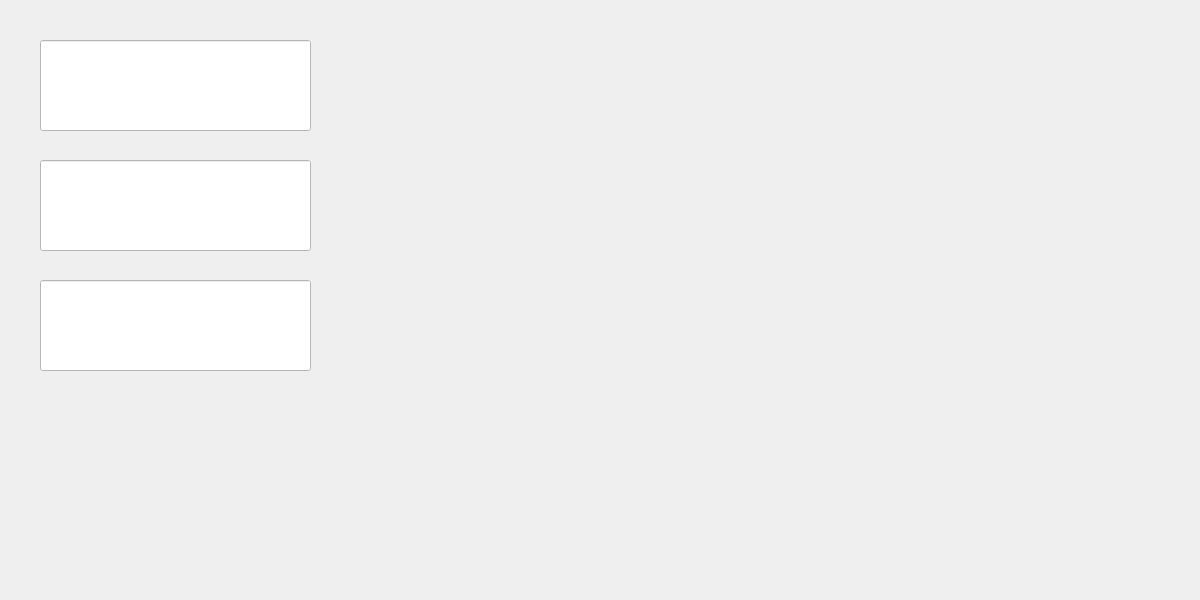
<?xml version="1.0" encoding="UTF-8"?>
<ui version="4.0">
 <class>Dialog</class>
 <widget class="QDialog" name="Dialog">
  <property name="geometry">
   <rect>
    <x>0</x>
    <y>0</y>
    <width>1200</width>
    <height>600</height>
   </rect>
  </property>
  <property name="windowTitle">
   <string>Agregar Producto</string>
  </property>
  <widget class="QLineEdit" name="lineEdit">
   <property name="geometry">
    <rect>
     <x>40</x>
     <y>40</y>
     <width>271</width>
     <height>91</height>
    </rect>
   </property>
   <property name="styleSheet">
    <string notr="true">background-color: rgb(255, 255, 255);</string>
   </property>
  </widget>
  <widget class="QLineEdit" name="lineEdit_2">
   <property name="geometry">
    <rect>
     <x>40</x>
     <y>160</y>
     <width>271</width>
     <height>91</height>
    </rect>
   </property>
   <property name="styleSheet">
    <string notr="true">background-color: rgb(255, 255, 255);</string>
   </property>
  </widget>
  <widget class="QLineEdit" name="lineEdit_3">
   <property name="geometry">
    <rect>
     <x>40</x>
     <y>280</y>
     <width>271</width>
     <height>91</height>
    </rect>
   </property>
   <property name="styleSheet">
    <string notr="true">background-color: rgb(255, 255, 255);</string>
   </property>
  </widget>
 </widget>
 <resources/>
 <connections/>
</ui>
